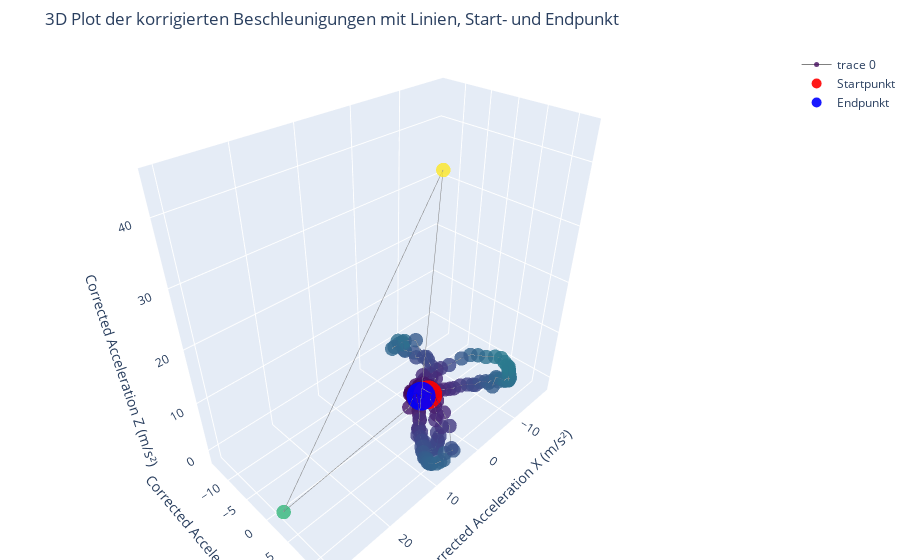

The code cell stored with this chart in its notebook:
### Code cell
# Entferne die Zeilen 69 und 70 aus dem DataFrame
df_cleaned = df.drop(df.index[60:71])

# Plotly: Erstellen eines 3D-Streudiagramms mit Linien und Markern
fig = go.Figure()

# Punkte mit einer Linie verbinden
fig.add_trace(go.Scatter3d(
    x=df['Corrected_Acc_X(m/s²)'],
    y=df['Corrected_Acc_Y(m/s²)'],
    z=df['Corrected_Acc_Z(m/s²)'],
    mode='lines+markers',  # Punkte und Linien
    marker=dict(
        size=5,
        color=np.linalg.norm(df[['Corrected_Acc_X(m/s²)', 'Corrected_Acc_Y(m/s²)', 'Corrected_Acc_Z(m/s²)']].values, axis=1),  # Farbe basierend auf dem Betrag der Beschleunigung
        colorscale='Viridis',
        opacity=0.8
    ),
    line=dict(
        color='gray',
        width=1  # Sehr feine Linie
    ),
    text=df.index,
    hoverinfo='text+name'
))

# Markiere den ersten Punkt
fig.add_trace(go.Scatter3d(
    x=[df['Corrected_Acc_X(m/s²)'].iloc[0]],
    y=[df['Corrected_Acc_Y(m/s²)'].iloc[0]],
    z=[df['Corrected_Acc_Z(m/s²)'].iloc[0]],
    mode='markers',
    marker=dict(
        size=10,
        color='red',
        symbol='circle',
        opacity=0.9
    ),
    name='Startpunkt'
))

# Markiere den letzten Punkt
fig.add_trace(go.Scatter3d(
    x=[df['Corrected_Acc_X(m/s²)'].iloc[-1]],
    y=[df['Corrected_Acc_Y(m/s²)'].iloc[-1]],
    z=[df['Corrected_Acc_Z(m/s²)'].iloc[-1]],
    mode='markers',
    marker=dict(
        size=10,
        color='blue',
        symbol='circle',
        opacity=0.9
    ),
    name='Endpunkt'
))

# Achsenlabels hinzufügen
fig.update_layout(
    scene=dict(
        xaxis_title='Corrected Acceleration X (m/s²)',
        yaxis_title='Corrected Acceleration Y (m/s²)',
        zaxis_title='Corrected Acceleration Z (m/s²)'
    ),
    title='3D Plot der korrigierten Beschleunigungen mit Linien, Start- und Endpunkt',
    margin=dict(l=0, r=0, b=0, t=50)
)

# Speichern des Plots als HTML-Datei
html_filename = 'corrected_acceleration_plot_with_lines_and_markers.html'
fig.write_html(html_filename)

# Optional: Zeige den Plot direkt im Browser
fig.show()

### Figure 1 — Plotly figure (JSON) as saved in the notebook; plotly's stock layout.template omitted (floating-point values rounded to 4 significant figures; data arrays with more than 128 entries replaced by an {"elided": "..."} marker saying what was removed)
{"data": [{"hoverinfo": "text+name", "line": {"color": "gray", "width": 1}, "marker": {"color": {"elided": "199 float values"}, "colorscale": [[0, "#440154"], [0.1111, "#482878"], [0.2222, "#3e4989"], [0.3333, "#31688e"], [0.4444, "#26828e"], [0.5556, "#1f9e89"], [0.6667, "#35b779"], [0.7778, "#6ece58"], [0.8889, "#b5de2b"], [1, "#fde725"]], "opacity": 0.8, "size": 5}, "mode": "lines+markers", "text": {"elided": "199 int values"}, "type": "scatter3d", "x": {"elided": "199 float values"}, "y": {"elided": "199 float values"}, "z": {"elided": "199 float values"}}, {"marker": {"color": "red", "opacity": 0.9, "size": 10, "symbol": "circle"}, "mode": "markers", "name": "Startpunkt", "type": "scatter3d", "x": [-1.31], "y": [0.9661], "z": [0.09228]}, {"marker": {"color": "blue", "opacity": 0.9, "size": 10, "symbol": "circle"}, "mode": "markers", "name": "Endpunkt", "type": "scatter3d", "x": [-0.2524], "y": [0.3876], "z": [0.09104]}], "layout": {"margin": {"b": 0, "l": 0, "r": 0, "t": 50}, "scene": {"xaxis": {"title": {"text": "Corrected Acceleration X (m/s²)"}}, "yaxis": {"title": {"text": "Corrected Acceleration Y (m/s²)"}}, "zaxis": {"title": {"text": "Corrected Acceleration Z (m/s²)"}}}, "title": {"text": "3D Plot der korrigierten Beschleunigungen mit Linien, Start- und Endpunkt"}}}
